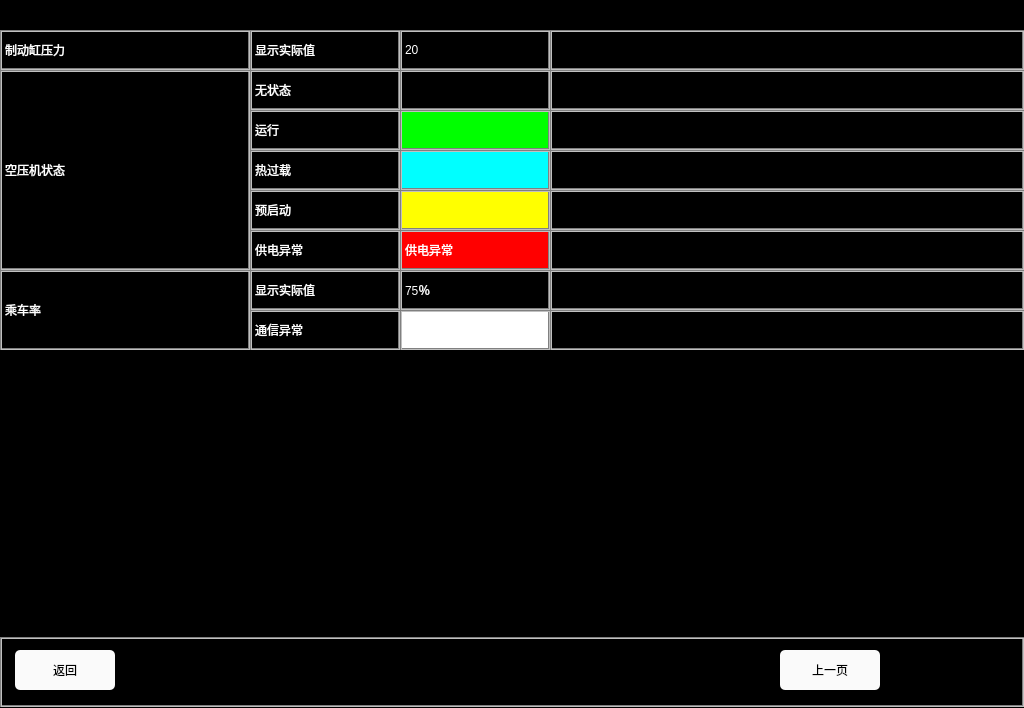
<?xml version="1.0" encoding="UTF-8"?>
<ui version="4.0">
 <class>RunstateHelpPage4</class>
 <widget class="QWidget" name="RunstateHelpPage4">
  <property name="geometry">
   <rect>
    <x>0</x>
    <y>0</y>
    <width>1024</width>
    <height>708</height>
   </rect>
  </property>
  <property name="windowTitle">
   <string>Form</string>
  </property>
  <property name="styleSheet">
   <string notr="true">QLabel
{
	color: white;
	border: 2px groove, gray;
    border-color: gray;
	font: 20px, &quot;SimHei&quot;;	
}

QWidget
{
	background-color: black;
}

QPushButton
{
	font: 20px, &quot;SimHei&quot;;
    color: black;
	background-color: rgb(250, 250, 250);
	border-radius: 5px;
}</string>
  </property>
  <widget class="QLabel" name="label_breakLevel2_1">
   <property name="geometry">
    <rect>
     <x>400</x>
     <y>310</y>
     <width>150</width>
     <height>40</height>
    </rect>
   </property>
   <property name="styleSheet">
    <string notr="true">background-color: white;</string>
   </property>
   <property name="text">
    <string/>
   </property>
  </widget>
  <widget class="QLabel" name="label_breakLevel1_1">
   <property name="geometry">
    <rect>
     <x>400</x>
     <y>270</y>
     <width>150</width>
     <height>40</height>
    </rect>
   </property>
   <property name="styleSheet">
    <string notr="true"/>
   </property>
   <property name="text">
    <string>75％</string>
   </property>
  </widget>
  <widget class="QLabel" name="label_breakLevel1">
   <property name="geometry">
    <rect>
     <x>250</x>
     <y>270</y>
     <width>150</width>
     <height>40</height>
    </rect>
   </property>
   <property name="text">
    <string>显示实际值</string>
   </property>
  </widget>
  <widget class="QLabel" name="label_viewComment">
   <property name="geometry">
    <rect>
     <x>550</x>
     <y>30</y>
     <width>474</width>
     <height>40</height>
    </rect>
   </property>
   <property name="text">
    <string/>
   </property>
  </widget>
  <widget class="QLabel" name="label_current">
   <property name="geometry">
    <rect>
     <x>0</x>
     <y>270</y>
     <width>250</width>
     <height>80</height>
    </rect>
   </property>
   <property name="text">
    <string>乘车率</string>
   </property>
  </widget>
  <widget class="QLabel" name="label_breakLevel2_2">
   <property name="geometry">
    <rect>
     <x>550</x>
     <y>310</y>
     <width>474</width>
     <height>40</height>
    </rect>
   </property>
   <property name="text">
    <string/>
   </property>
  </widget>
  <widget class="QLabel" name="label_view">
   <property name="geometry">
    <rect>
     <x>0</x>
     <y>30</y>
     <width>250</width>
     <height>40</height>
    </rect>
   </property>
   <property name="text">
    <string>制动缸压力</string>
   </property>
  </widget>
  <widget class="QLabel" name="label_viewCondition">
   <property name="geometry">
    <rect>
     <x>250</x>
     <y>30</y>
     <width>150</width>
     <height>40</height>
    </rect>
   </property>
   <property name="text">
    <string>显示实际值</string>
   </property>
  </widget>
  <widget class="QLabel" name="label_breakLevel2">
   <property name="geometry">
    <rect>
     <x>250</x>
     <y>310</y>
     <width>150</width>
     <height>40</height>
    </rect>
   </property>
   <property name="text">
    <string>通信异常</string>
   </property>
  </widget>
  <widget class="QLabel" name="label_viewItem">
   <property name="geometry">
    <rect>
     <x>400</x>
     <y>30</y>
     <width>150</width>
     <height>40</height>
    </rect>
   </property>
   <property name="styleSheet">
    <string notr="true"/>
   </property>
   <property name="text">
    <string>20</string>
   </property>
  </widget>
  <widget class="QLabel" name="label_breakLevel1_2">
   <property name="geometry">
    <rect>
     <x>550</x>
     <y>270</y>
     <width>474</width>
     <height>40</height>
    </rect>
   </property>
   <property name="text">
    <string/>
   </property>
  </widget>
  <widget class="QLabel" name="NavigatorBackground">
   <property name="geometry">
    <rect>
     <x>0</x>
     <y>637</y>
     <width>1024</width>
     <height>70</height>
    </rect>
   </property>
   <property name="text">
    <string/>
   </property>
  </widget>
  <widget class="QPushButton" name="btn_prePage">
   <property name="geometry">
    <rect>
     <x>780</x>
     <y>650</y>
     <width>100</width>
     <height>40</height>
    </rect>
   </property>
   <property name="styleSheet">
    <string notr="true">font: 20px, &quot;SimHei&quot;;
color: black;
background-color: rgb(250, 250, 250);
border-radius: 5px;</string>
   </property>
   <property name="text">
    <string>上一页</string>
   </property>
  </widget>
  <widget class="QPushButton" name="btn_back">
   <property name="geometry">
    <rect>
     <x>15</x>
     <y>650</y>
     <width>100</width>
     <height>40</height>
    </rect>
   </property>
   <property name="styleSheet">
    <string notr="true">font: 20px, &quot;SimHei&quot;;
color: black;
background-color: rgb(250, 250, 250);
border-radius: 5px;</string>
   </property>
   <property name="text">
    <string>返回</string>
   </property>
  </widget>
  <widget class="QLabel" name="label_view_2">
   <property name="geometry">
    <rect>
     <x>0</x>
     <y>70</y>
     <width>250</width>
     <height>200</height>
    </rect>
   </property>
   <property name="text">
    <string>空压机状态</string>
   </property>
  </widget>
  <widget class="QLabel" name="label_viewComment_3">
   <property name="geometry">
    <rect>
     <x>550</x>
     <y>70</y>
     <width>474</width>
     <height>40</height>
    </rect>
   </property>
   <property name="text">
    <string/>
   </property>
  </widget>
  <widget class="QLabel" name="label_viewComment_4">
   <property name="geometry">
    <rect>
     <x>550</x>
     <y>110</y>
     <width>474</width>
     <height>40</height>
    </rect>
   </property>
   <property name="text">
    <string/>
   </property>
  </widget>
  <widget class="QLabel" name="label_viewItem_3">
   <property name="geometry">
    <rect>
     <x>400</x>
     <y>110</y>
     <width>150</width>
     <height>40</height>
    </rect>
   </property>
   <property name="styleSheet">
    <string notr="true">background-color: rgb(0, 255, 0);</string>
   </property>
   <property name="text">
    <string/>
   </property>
  </widget>
  <widget class="QLabel" name="label_viewCondition_3">
   <property name="geometry">
    <rect>
     <x>250</x>
     <y>110</y>
     <width>150</width>
     <height>40</height>
    </rect>
   </property>
   <property name="text">
    <string>运行</string>
   </property>
  </widget>
  <widget class="QLabel" name="label_viewItem_4">
   <property name="geometry">
    <rect>
     <x>400</x>
     <y>70</y>
     <width>150</width>
     <height>40</height>
    </rect>
   </property>
   <property name="styleSheet">
    <string notr="true"/>
   </property>
   <property name="text">
    <string/>
   </property>
  </widget>
  <widget class="QLabel" name="label_voltage1_3">
   <property name="geometry">
    <rect>
     <x>250</x>
     <y>150</y>
     <width>150</width>
     <height>40</height>
    </rect>
   </property>
   <property name="text">
    <string>热过载</string>
   </property>
  </widget>
  <widget class="QLabel" name="label_voltage1_4">
   <property name="geometry">
    <rect>
     <x>550</x>
     <y>150</y>
     <width>474</width>
     <height>40</height>
    </rect>
   </property>
   <property name="text">
    <string/>
   </property>
  </widget>
  <widget class="QLabel" name="label_viewCondition_4">
   <property name="geometry">
    <rect>
     <x>250</x>
     <y>70</y>
     <width>150</width>
     <height>40</height>
    </rect>
   </property>
   <property name="text">
    <string>无状态</string>
   </property>
  </widget>
  <widget class="QLabel" name="label_voltage1_5">
   <property name="geometry">
    <rect>
     <x>400</x>
     <y>150</y>
     <width>150</width>
     <height>40</height>
    </rect>
   </property>
   <property name="styleSheet">
    <string notr="true">background-color: rgb(0, 255, 255);</string>
   </property>
   <property name="text">
    <string/>
   </property>
  </widget>
  <widget class="QLabel" name="label_viewComment_5">
   <property name="geometry">
    <rect>
     <x>550</x>
     <y>190</y>
     <width>474</width>
     <height>40</height>
    </rect>
   </property>
   <property name="text">
    <string/>
   </property>
  </widget>
  <widget class="QLabel" name="label_voltage1_6">
   <property name="geometry">
    <rect>
     <x>550</x>
     <y>230</y>
     <width>474</width>
     <height>40</height>
    </rect>
   </property>
   <property name="text">
    <string/>
   </property>
  </widget>
  <widget class="QLabel" name="label_voltage1_7">
   <property name="geometry">
    <rect>
     <x>400</x>
     <y>230</y>
     <width>150</width>
     <height>40</height>
    </rect>
   </property>
   <property name="styleSheet">
    <string notr="true">background-color: red;
</string>
   </property>
   <property name="text">
    <string>供电异常</string>
   </property>
  </widget>
  <widget class="QLabel" name="label_viewCondition_5">
   <property name="geometry">
    <rect>
     <x>250</x>
     <y>190</y>
     <width>150</width>
     <height>40</height>
    </rect>
   </property>
   <property name="text">
    <string>预启动</string>
   </property>
  </widget>
  <widget class="QLabel" name="label_voltage1_8">
   <property name="geometry">
    <rect>
     <x>250</x>
     <y>230</y>
     <width>150</width>
     <height>40</height>
    </rect>
   </property>
   <property name="text">
    <string>供电异常</string>
   </property>
  </widget>
  <widget class="QLabel" name="label_viewItem_5">
   <property name="geometry">
    <rect>
     <x>400</x>
     <y>190</y>
     <width>150</width>
     <height>40</height>
    </rect>
   </property>
   <property name="styleSheet">
    <string notr="true">background-color: yellow;</string>
   </property>
   <property name="text">
    <string/>
   </property>
  </widget>
 </widget>
 <resources/>
 <connections/>
</ui>
